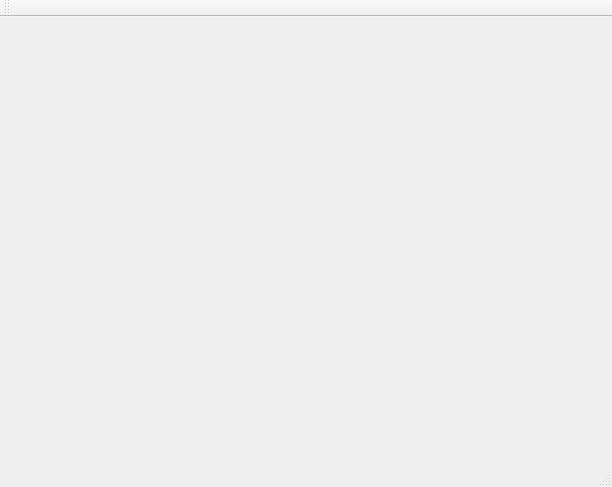
<?xml version="1.0" encoding="UTF-8"?>
<ui version="4.0">
 <class>MainWindow</class>
 <widget class="QMainWindow" name="MainWindow">
  <property name="geometry">
   <rect>
    <x>0</x>
    <y>0</y>
    <width>612</width>
    <height>487</height>
   </rect>
  </property>
  <property name="windowTitle">
   <string>MainWindow</string>
  </property>
  <widget class="QWidget" name="centralWidget">
   <widget class="QLabel" name="label">
    <property name="geometry">
     <rect>
      <x>80</x>
      <y>80</y>
      <width>421</width>
      <height>271</height>
     </rect>
    </property>
    <property name="text">
     <string/>
    </property>
   </widget>
  </widget>
  <widget class="QMenuBar" name="menuBar">
   <property name="geometry">
    <rect>
     <x>0</x>
     <y>0</y>
     <width>612</width>
     <height>26</height>
    </rect>
   </property>
  </widget>
  <widget class="QToolBar" name="mainToolBar">
   <attribute name="toolBarArea">
    <enum>TopToolBarArea</enum>
   </attribute>
   <attribute name="toolBarBreak">
    <bool>false</bool>
   </attribute>
  </widget>
  <widget class="QStatusBar" name="statusBar"/>
 </widget>
 <layoutdefault spacing="6" margin="11"/>
 <resources/>
 <connections/>
</ui>
